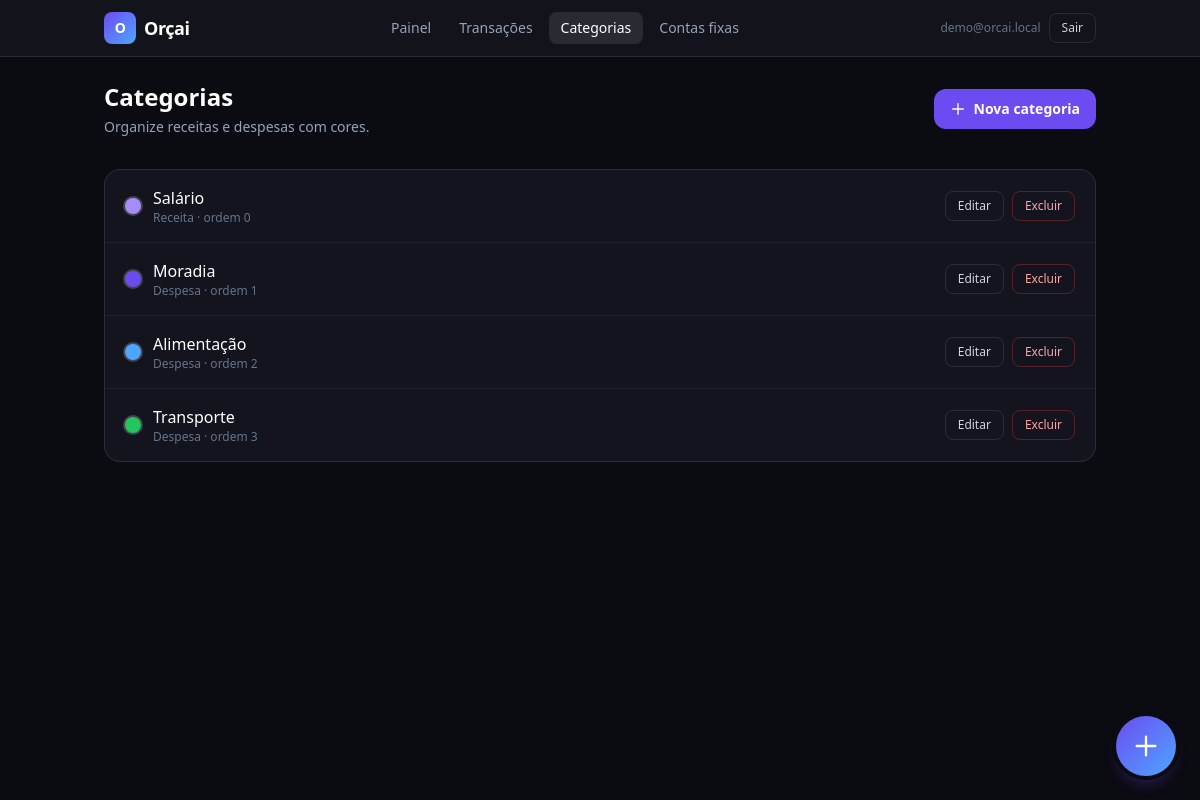
The page /categorias/ (signed in) on the database its author committed.
### users/models.py (models this page shows, shortened)
class User(AbstractUser):
    email = models.EmailField("e-mail", unique=True)
    USERNAME_FIELD = "email"
    REQUIRED_FIELDS: list[str] = []
    class Meta:
        verbose_name = "usuário"
        verbose_name_plural = "usuários"

### finance/models.py (models this page shows, shortened)
class Category(models.Model):
    user = models.ForeignKey(
        settings.AUTH_USER_MODEL,
        on_delete=models.CASCADE,
        related_name="categories",
    )
    name = models.CharField("nome", max_length=120)
    slug = models.SlugField(max_length=130, blank=True)
    kind = models.CharField(
        "tipo",
        max_length=16,
        choices=CategoryKind.choices,
        default=CategoryKind.EXPENSE,
    )
    color = models.CharField("cor (hex)", max_length=7, default="#6C4CF1")
    sort_order = models.PositiveSmallIntegerField("ordem", default=0)
    is_system = models.BooleanField(
        "categoria do sistema",
        default=False,
        help_text="Criada automaticamente; o usuário pode ocultar mas não excluir facilmente.",
    )
    created_at = models.DateTimeField(auto_now_add=True)
    updated_at = models.DateTimeField(auto_now=True)
    class Meta:
        verbose_name = "categoria"
        verbose_name_plural = "categorias"
        ordering = ["sort_order", "name"]
        constraints = [
            models.UniqueConstraint(
                fields=["user", "slug"],
                name="unique_category_slug_per_user",
            ),
        ]
        indexes = [
            models.Index(fields=["user", "kind"]),
        ]

### finance/views.py (the view)
# urls.py: path("categorias/", views.CategoryListView.as_view(), name="category_list"),
class CategoryListView(UserScopedMixin, ListView):
    model = Category
    context_object_name = "categories"
    template_name = "finance/category_list.html"

### finance/mixins.py (called while the page is built)
    def get_queryset(self):
        qs = super().get_queryset()
        return qs.filter(**{self.user_field: self.request.user})

### templates/finance/category_list.html (shortened to what this page needs)
{% extends "layouts/app_shell.html" %}
{% block app_main %}
<div class="flex flex-col gap-6 sm:flex-row sm:items-center sm:justify-between">
  <div>
    <h1 class="text-2xl font-semibold text-white">Categorias</h1>
    <p class="mt-1 text-sm text-slate-400">Organize receitas e despesas com cores.</p>
  </div>
  <a href="{% url 'finance:category_create' %}" class="inline-flex items-center justify-center gap-2 rounded-xl bg-orchid px-4 py-2.5 text-sm font-semibold text-white hover:opacity-95">
    <svg class="h-4 w-4" fill="none" viewBox="0 0 24 24" stroke="currentColor"><path stroke-linecap="round" stroke-linejoin="round" stroke-width="2" d="M12 4v16m8-8H4"/></svg>
    Nova categoria
  </a>
</div>
<div class="mt-8 overflow-hidden rounded-2xl border border-white/10 bg-card">
  {% if categories %}
  <ul class="divide-y divide-white/5">
    {% for c in categories %}
    <li class="flex flex-wrap items-center gap-3 px-4 py-4 sm:px-5">
      <span class="h-4 w-4 shrink-0 rounded-full ring-2 ring-white/20" style="background-color: {{ c.color }}"></span>
      <div class="min-w-0 flex-1">
        <p class="font-medium text-white">{{ c.name }}</p>
        <p class="text-xs text-slate-500">{{ c.get_kind_display }} · ordem {{ c.sort_order }}</p>
      </div>
      <div class="flex gap-2">
        <a href="{% url 'finance:category_update' c.pk %}" class="rounded-lg border border-white/10 px-3 py-1.5 text-xs text-slate-300 hover:bg-white/5">Editar</a>
        <a href="{% url 'finance:category_delete' c.pk %}" class="rounded-lg border border-red-500/30 px-3 py-1.5 text-xs text-red-300 hover:bg-red-500/10">Excluir</a>
      </div>
    </li>
    {% endfor %}
  </ul>
  {% else %}
  <p class="px-5 py-10 text-center text-slate-400">Nenhuma categoria ainda. Crie a primeira para classificar suas transações.</p>
  {% endif %}
</div>
{% endblock %}

### templates/partials/app_nav.html (shortened to what this page needs)
{% with path=request.path %}
<header class="sticky top-0 z-40 border-b border-white/10 bg-card/90 backdrop-blur">
  <div class="mx-auto flex max-w-5xl flex-wrap items-center justify-between gap-3 px-4 py-3">
    <a href="{% url 'dashboard:home' %}" class="flex items-center gap-2 text-lg font-semibold tracking-tight text-white">
      <span class="inline-flex h-8 w-8 items-center justify-center rounded-lg bg-gradient-to-br from-orchid to-skyfi text-sm font-bold">O</span>
      Orçai
    </a>
    <nav class="flex flex-wrap items-center gap-1 text-sm">
      <a href="{% url 'dashboard:home' %}" class="rounded-lg px-3 py-1.5 {% if path == '/' %}bg-white/10 text-white{% else %}text-slate-400 hover:bg-white/5 hover:text-white{% endif %}">Painel</a>
      <a href="{% url 'finance:transaction_list' %}" class="rounded-lg px-3 py-1.5 {% if '/transacoes' in path %}bg-white/10 text-white{% else %}text-slate-400 hover:bg-white/5 hover:text-white{% endif %}">Transações</a>
      <a href="{% url 'finance:category_list' %}" class="rounded-lg px-3 py-1.5 {% if '/categorias' in path %}bg-white/10 text-white{% else %}text-slate-400 hover:bg-white/5 hover:text-white{% endif %}">Categorias</a>
      <a href="{% url 'finance:recurring_list' %}" class="rounded-lg px-3 py-1.5 {% if '/contas-fixas' in path %}bg-white/10 text-white{% else %}text-slate-400 hover:bg-white/5 hover:text-white{% endif %}">Contas fixas</a>
    </nav>
    <div class="flex items-center gap-2">
      <span class="hidden max-w-[140px] truncate text-xs text-slate-500 sm:inline">{{ user.email }}</span>
      <form action="{% url 'users:logout' %}" method="post">
        <button type="submit" class="rounded-lg border border-white/10 px-3 py-1.5 text-xs font-medium text-slate-300 hover:border-white/20 hover:text-white">Sair</button>
      </form>
    </div>
  </div>
</header>
{% endwith %}

### rows shown on the page
User: email "demo@orcai.local"
Category: name "Salário", kind "Receita", sort_order "0"
Category: name "Moradia", kind "Despesa", sort_order "1"
Category: name "Alimentação", kind "Despesa", sort_order "2"
Category: name "Transporte", kind "Despesa", sort_order "3"
